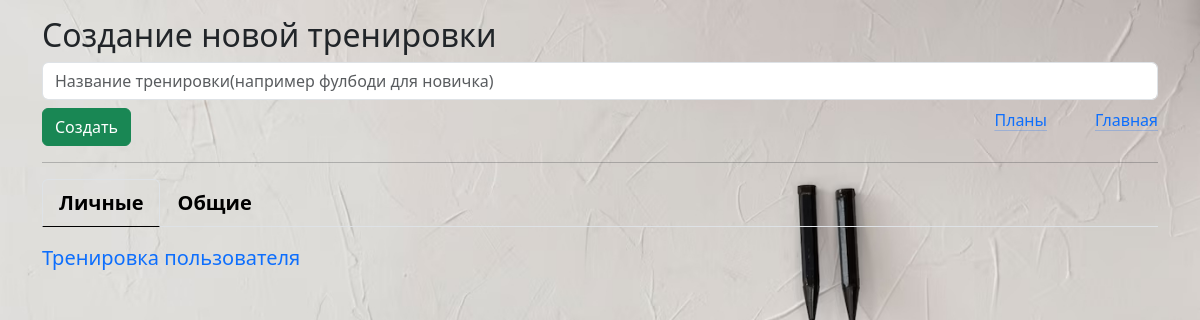
/new_train (signed in), run on an earlier commit of the app's database.
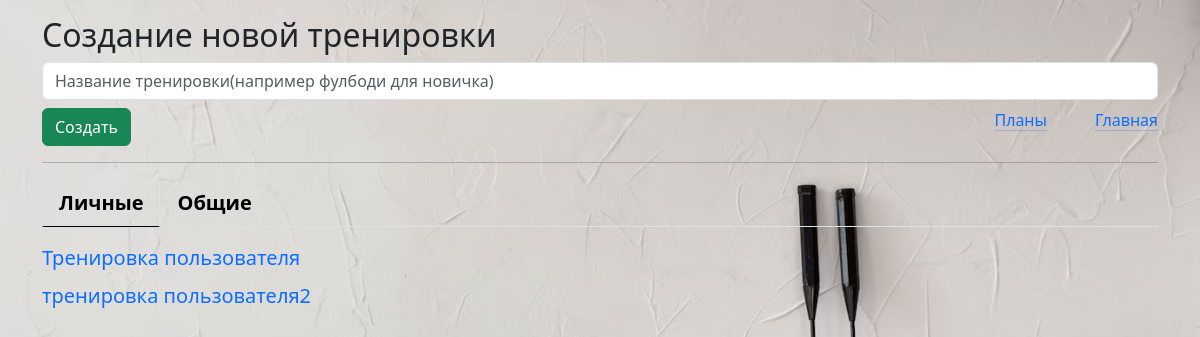
And on a later commit of the database.
### _models.py (models this page shows, shortened)
class Training(db.Model):
    __tablename__ = 'trainings'
    training_id = db.Column(db.Integer, primary_key=True)
    name = db.Column(db.String(50), nullable=False)
    owner = db.Column(db.String(80), default='admin')
    exercises = relationship('Exercise', secondary='training_exercises', overlaps="trainings")
    user_trainings = relationship('UserTraining', back_populates='training', cascade='all, delete-orphan')
    plans = relationship('Plan', secondary='plan_trainings', back_populates='trainings')

### main.py (the view, shortened to what this page needs)
@app.route("/new_train", methods=['POST', 'GET'])
def new_train():
    if current_user.role != 'admin':
        conditions = or_(Training.owner == 'admin', Training.owner == current_user.name)
    else:
        conditions = or_(Training.owner == 'admin', Training.owner == 'old')
    trains_list = Training.query.filter(conditions).all()
    return render_template('new_train.html', trains_list=trains_list)

### main.py (called while the page is built)
@login_manager.user_loader
def load_user(user_id):
    return User.query.get(int(user_id))

### templates/new_train.html (shortened to what this page needs)
{% extends 'base.html' %}
{% block body %}
<div class="mt-3">
    <h2>Создание новой тренировки</h2>
                    <form method="post">
                        <input type="text" name="train_name" id="train_name" class="form-control mb-2" required value="{{train_name}}" placeholder="Название тренировки(например фулбоди для новичка)">
                        <div class="mb-3 d-flex">
                            <div class="flex-grow-1">
                                <input type="submit" class="btn btn-success" value="Создать">
                            </div>
                            <div class="me-5">
                                <a href="/plans_all" class="1mx-3 link-primary link-offset-2 link-underline-opacity-25 link-underline-opacity-100-hover">Планы</a>
                            </div>
                            <div class="">
                                <a href="/" class=" link-primary link-offset-2 link-underline-opacity-25 link-underline-opacity-100-hover">Главная</a>
                            </div>
                        </div>
                    </form>
    <hr>
    <ul class="nav nav-tabs mb-3 fs-5 fw-semibold" id="pills-tab" role="tablist">
        <li class="nav-item" role="presentation">
            <button class="nav-link active" id="user_trains-tab" data-bs-toggle="pill" data-bs-target="#user_trains" type="button" role="tab" aria-controls="user_trains" aria-selected="true">Личные</button>
        </li>
        <li class="nav-item" role="presentation">
            <button class="nav-link" id="pills-common-tab" data-bs-toggle="pill" data-bs-target="#common" type="button" role="tab" aria-controls="common" aria-selected="false">Общие</button>
        </li>
    </ul>
    <div class="tab-content" id="tabContent">
        <div class="tab-pane fade show active" id="user_trains" role="tabpanel" aria-labelledby="pills-user_trains-tab" tabindex="0">
                {% for train in trains_list %}
                    <div class="fs-5 mb-2">
                        {% if train.owner == current_user.name %}
                        <a href="/edit_train/{{train.training_id}}" class="link-underline link-underline-opacity-0">{{train.name}}</a>
                        {% endif %}
                    </div>
                {% endfor %}
        </div>
    </div>
</div>
{% endblock %}

What changed in the data, as far as the page shows it:
added Training: name "тренировка пользователя2"
